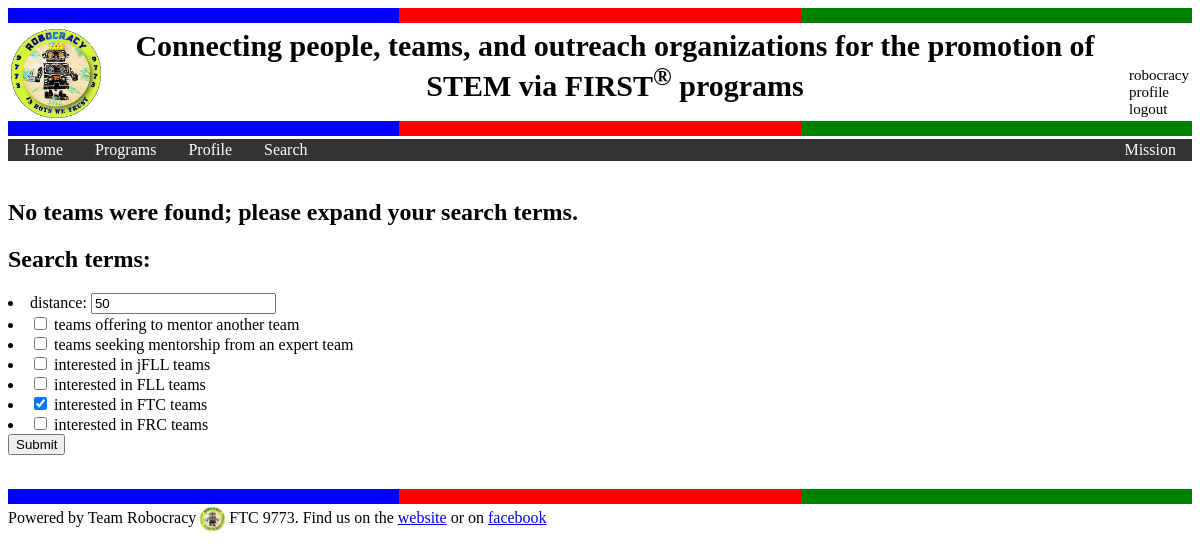
Page /match/team_searching_teams/ (signed in) on the earlier database version.
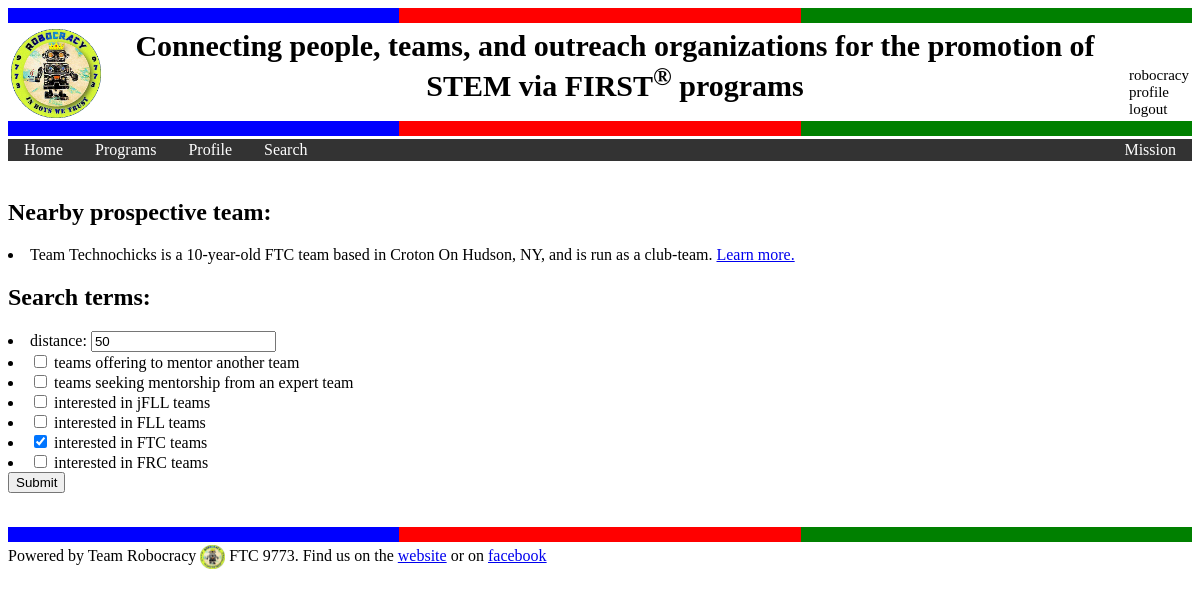
Same page on the later database version.
### match/models.py (models this page shows, shortened)
class Team(models.Model):
    UNSPECIFIED = '-'
    JFLL = 'J'
    FLL = 'L'
    FTC = 'T'
    FRC = 'R'
    FIRST_PROGRAM = (
        (UNSPECIFIED, '-'),
        (JFLL, 'jFLL'),
        (FLL, 'FLL'),
        (FTC, 'FTC'),
        (FRC, 'FRC'),
    )
    first_program = models.CharField(
        max_length=1,
        choices=FIRST_PROGRAM,
        default=UNSPECIFIED,
        validators=[validate_first_program],
        help_text="Enter the FIRST program of your team."
    )
    username = models.CharField(max_length=200, default="")
    team_name = models.CharField(max_length=200, help_text="Enter the name of your team.")
    team_number = models.IntegerField(blank=True, null=True,
        help_text="Enter the team number of your team. Prospective teams, established jFLL, or established FLL teams may leave the field blank.")
    SCHOOL = 'S'
    CLUB_4H = 'H'
    BOY_SCOUT = 'B'
    GIRL_SCOUT = 'G'
    OTHER = 'O'
    TEAM_TYPE = (
        (UNSPECIFIED, '-'),
        (SCHOOL, 'school based'),
        (CLUB_4H, '4H club'),
        (BOY_SCOUT, 'boy scout'),
        (GIRL_SCOUT, 'girl scout'),
        (OTHER, 'other')
    )
    team_type = models.CharField(
        max_length=1,
        choices=TEAM_TYPE,
        default=UNSPECIFIED,
        validators=[validate_team_type],
        help_text="Enter the type of association that your team is part of.  School-based teams typically restrict membership to children living in the school district."
    )
    school_district_name = models.CharField(max_length=200, blank=True, null=True,
        help_text="Enter the name of your school district if your team is a school-based team. Otherwise, leave the field blank.")
    year_founded = models.PositiveSmallIntegerField(blank=True, null=True,
        help_text="Enter the year that your team was founded. Leave field blank for prospective teams.")
    description = models.TextField(max_length=2000,
        help_text="Enter a brief team's description and include your team's objectives. Text shoud read as a paragraph.")
    achievement = models.TextField(max_length=1000,
        help_text="Describe your recent achievements. Text should read as a paragraph.")
    web_site = models.URLField(max_length=200, blank=True, null=True,
        help_text="Enter the URL of your team online presence.")
    zip_code = models.PositiveSmallIntegerField(validators=[validate_zip_code],
        help_text="5 digit ZIP code of where you meet.")
    town_name = models.CharField(max_length=50, blank=True, default="")
    state_name = models.CharField(max_length=2, blank=True, default="")
    latitude = models.FloatField(default=0.0, blank=True)
    longitude = models.FloatField(default=0.0, blank=True)
    looking_for_teammate = models.BooleanField(default=True,
        help_text="Select if you are actively looking for new teammates. Only then will you receive messages from prospective team members.")
    prospective_teammate_profile = models.CharField(max_length=200, blank=True, null=True,
        help_text="Optional description of the profile of prospective teammates.")
    looking_to_mentor_another_team = models.BooleanField(default=False,
        help_text="Select if you are offering to mentor another team. Only then will you receive messages from prospective teams.")
    prospective_team_profile = models.CharField(max_length=200, blank=True, null=True,
        help_text="Optional description of the profile of prospective teams that you are interested in mentoring.")
    looking_for_mentorship = models.BooleanField(default=False,
        help_text="Select if you are seeking mentorship by another team. Only then will you receive message from prospective expert teams.")
    help_request = models.CharField(max_length=200, blank=True, null=True,
        help_text="Optional description of the expertise you would like to get help with.")
    def team_age_description(self):
        current = datetime.datetime.now().year
        if self.year_founded == None:
            return "prospective "
        elif self.year_founded == current:
            return "rookie "
        else:
            return "%d-year-old " % (current - self.year_founded)
    def team_description(self):
        str = "Team %s is a %s %s team based in %s, %s, " % (self.team_name, self.team_age_description(), self.get_first_program_display(), self.town_name, self.state_name)
        if self.team_type == self.SCHOOL and self.school_district_name != None:
            str += "and affiliated with the %s school district. " % self.school_district_name
        else:
            str += "and is run as a club-team.  "
        return str
    def distance_from(self, other_latitude, other_longitude):
        return great_circle([self.latitude, self.longitude], [other_latitude, other_longitude])

### match/views.py (the view)
@login_required
def team_searching_teams(request):
    team = request.user.profile.get_team()
    return render_team_searching_teams(request, 50,
        team.looking_for_mentorship,
        team.looking_to_mentor_another_team,
        team.first_program == Team.JFLL, team.first_program == Team.FLL,
        team.first_program == Team.FTC,  team.first_program == Team.FRC,
        None)

### match/models.py (called while the page is built)
def great_circle(point1, point2, miles=True):
    lat1, lng1 = point1
    lat2, lng2 = point2
    lat1, lng1, lat2, lng2 = list(map(radians, [lat1, lng1, lat2, lng2]))
    lat = lat2 - lat1
    lng = lng2 - lng1
    d = sin(lat / 2) ** 2 + cos(lat1) * cos(lat2) * sin(lng / 2) ** 2
    h = 2 * AVG_EARTH_RADIUS * asin(sqrt(d))
    if miles:
        return h * 0.621371  # in miles
    else:
        return h  # in kilometers

    def is_team(self):
        return self.type == self.TEAM

    def get_team(self):
        if self.is_team():
            return get_object_or_404(Team, id=self.specific_profile_id)
        raise Http404("Get team details for a non-team.")

### match/templates/match/team_searching_teams_result.html (shortened to what this page needs)
{% extends "base.html" %}
{% block content %}
{% if list_results %}
  {% if team_list_size == 0 %}
    <h2>
    No teams were found; please expand your search terms.
    </h2>
  {% else %}
    <h2>
    Nearby prospective team{{team_list_size|pluralize}}:
    </h2>
    {% for prospective_team in team_list %}
      <li> {{ prospective_team.team_description }}
         <a href="{% url 'match:team_viewing_team' prospective_team.username %}">Learn more.</a>
      </li>
    {% endfor %}
  {% endif %}
{% endif %}
<h2>
Search terms:
</h2>
<form action={% url 'match:team_searching_teams_result' %} method="post">
<li>distance: <input type="number" name="distance" value={{dist}}></li>
<li><input type="checkbox" name="looking_to_mentor" value="looking_to_mentor"
 > teams offering to mentor another team</li>
<li><input type="checkbox" name="looking_for_mentorship" value="looking_for_mentorship"
  > teams seeking mentorship from an expert team</li>
<li><input type="checkbox" name="jfll" value="jfll"
   > interested in jFLL teams</li>
<li><input type="checkbox" name="fll" value="fll"
    > interested in FLL teams</li>
<li><input type="checkbox" name="ftc" value="ftc"
  {% if ftc %} checked {% endif %}
     > interested in FTC teams</li>
<li><input type="checkbox" name="frc" value="frc"
  > interested in FRC teams</li>
<input type="submit" value="Submit">
</form>
{% endblock %}

Differences in the rows shown:
added Team: team_description "Team Technochicks is a 10-year-old FTC team based in Croton On Hudson, NY, and is run as a club-team."
Other differences:
text no longer shown: "No teams were found; please expand your search terms."
text now shown: "Nearby prospective team :"
